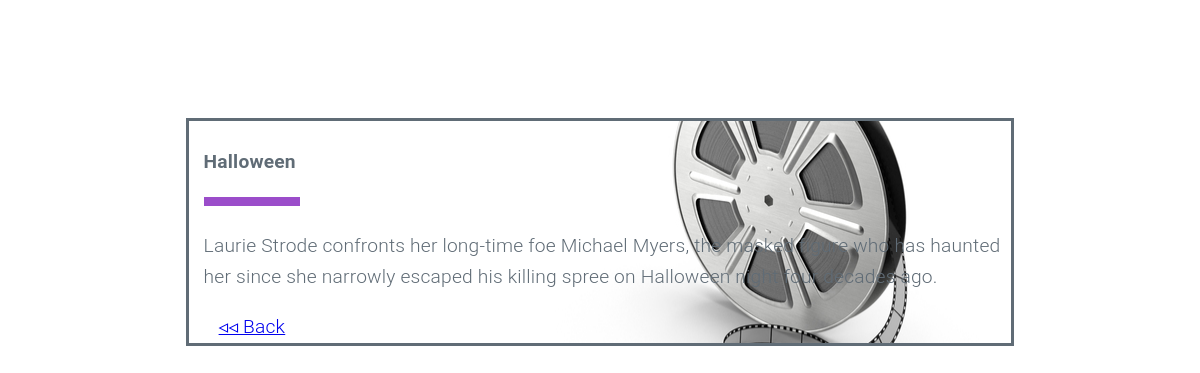
/category/3/movies/3, run on the app's committed database.
### database_setup.py (models this page shows, shortened)
class Movie(Base):
    __tablename__ = 'movie'
    id = Column(Integer, primary_key=True)
    name = Column(String(80), nullable=False)
    description = Column(String(250))
    date = Column(DateTime)
    category_id = Column(Integer, ForeignKey('category.id'))
    category = relationship(Category)
    user_id = Column(Integer, ForeignKey('user.id'))
    user = relationship(User)

### application.py (the view)
@app.route('/category/<int:category_id>/movies/<int:movie_id>')
def showCategoryMovie(category_id, movie_id):
    categoryMovie = session.query(Movie).filter_by(id=movie_id).first()
    return render_template('categoryMovie.html', categoryMovie=categoryMovie)

### templates/categoryMovie.html (shortened to what this page needs)
<!DOCTYPE html>
<html lang="en">
<head>
  <link rel="stylesheet" href="/static/style.css">
</head>
<body>
  <div class="container">
    <div>
      <h4 class="category-item__header">
        <span class="header__title">{{categoryMovie.name}}</span>
		    <span class="header__bar"></span>
      </h4>
      <div class="category-item__description">{{categoryMovie.description}}</div>
      <div class="category-item__controls">
        <a href="{{url_for('showCategory', category_id = categoryMovie.category_id)}}" class="controls__back">◃◃ Back</a>
      </div>
	  </div>
  </div>
</body>
</html>

### static/style.css (style rules this page uses)
* { box-sizing: border-box; }
body { display: block; color:#606c76; font-family:"Roboto","Helvetica Neue","Helvetica","Arial",sans-serif; font-size:1.2em; font-weight:300; letter-spacing:.01em; line-height:1.6; }
.container { display: flex; border: 3px solid; max-width: 70%; margin: auto; margin-top: 1%; background-image: url("img/film-reel.jpg"); background-repeat: no-repeat; background-position: right; object-fit: cover; }
.category-item__header .header__title { font-weight: 700; margin-bottom: 1em; display: block; text-transform: capitalize; margin-left: 15px; }
.category-item__header .header__bar { border-bottom: .5em solid #9b4dca; height: .1em; display: block; width: 5em; margin-left: 15px; }
.category-item__description { margin-bottom: 1em; padding-left: 15px; }
.controls__back { padding-left: 30px; }

### data on the page
Movie: name "Halloween", description "Laurie Strode confronts her long-time foe Michael Myers, the masked figure who has haunted her since she narrowly escaped his killing spree on Halloween night four decades ago."
